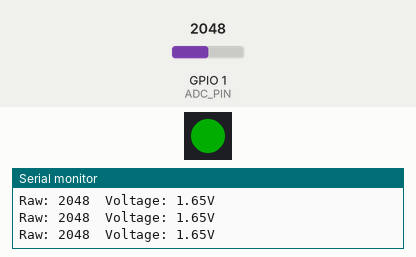
The sketch below on a simulated ESP32. On the bench: 1 RGB LEDs in strip order, left to right, the last lines printed to the serial monitor. The inputs (shaded band) are chosen by the test bench; at power-on: GPIO 1 (ADC_PIN) = 2048 (analog values on the 0–4095 scale). Dim RGB values are drawn brighter than linear.

Above: at 1.6 s.
1.7 s: GPIO 1 (ADC_PIN) set to 1058
At 2.8 s:
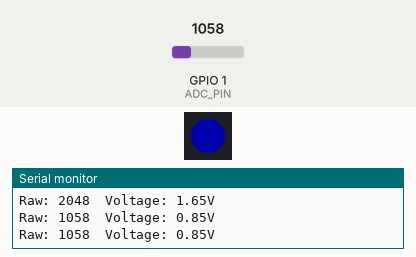
4.7 s: GPIO 1 (ADC_PIN) set to 948
At 6.3 s:
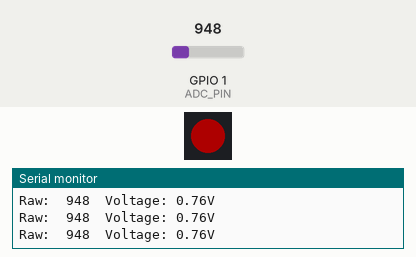
Timing chart, 0 to 13.5 s (numbered marks = the images above; inputs shaded):
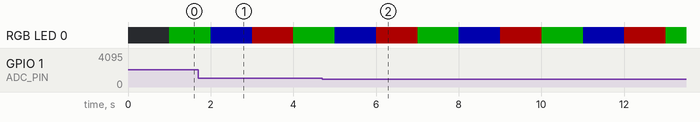

The sketch:

__2-_______.ino
```cpp
#include <RgbCycle.h>

const int ADC_PIN = 1;   // GPIO1 = ADC1_CH0

void setup() {
  RgbCycle::begin();               // 彩灯：初始化
  RgbCycle::setInterval(800);      // 彩灯：800ms/色

  Serial.begin(115200);
  analogReadResolution(12);        // 12 位 ADC
  analogSetAttenuation(ADC_11db);  // 0-3.3V 全量程
}

void loop() {
  RgbCycle::update();              // 任务 A：彩灯照常循环

  int raw = analogRead(ADC_PIN);
  float voltage = raw * 3.3 / 4095.0;
  Serial.printf("Raw: %4d  Voltage: %.2fV\n", raw, voltage);

  delay(500);
}
```

Measured:
- the behaviour switches between 1000 and 999 on GPIO 1 (ADC_PIN) (found by bisection; images 1 and 2)
